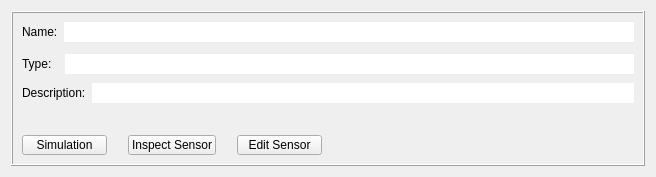
<?xml version="1.0" encoding="UTF-8"?>
<ui version="4.0">
 <class>InfoWidget</class>
 <widget class="QWidget" name="InfoWidget">
  <property name="windowModality">
   <enum>Qt::WindowModality::ApplicationModal</enum>
  </property>
  <property name="geometry">
   <rect>
    <x>0</x>
    <y>0</y>
    <width>656</width>
    <height>177</height>
   </rect>
  </property>
  <property name="sizePolicy">
   <sizepolicy hsizetype="Preferred" vsizetype="MinimumExpanding">
    <horstretch>0</horstretch>
    <verstretch>0</verstretch>
   </sizepolicy>
  </property>
  <property name="minimumSize">
   <size>
    <width>450</width>
    <height>137</height>
   </size>
  </property>
  <property name="maximumSize">
   <size>
    <width>16777215</width>
    <height>16777215</height>
   </size>
  </property>
  <property name="windowTitle">
   <string>Dialog</string>
  </property>
  <layout class="QGridLayout" name="gridLayout">
   <item row="0" column="0">
    <widget class="QFrame" name="frame">
     <property name="minimumSize">
      <size>
       <width>0</width>
       <height>120</height>
      </size>
     </property>
     <property name="layoutDirection">
      <enum>Qt::LayoutDirection::LeftToRight</enum>
     </property>
     <property name="frameShape">
      <enum>QFrame::Shape::Box</enum>
     </property>
     <property name="frameShadow">
      <enum>QFrame::Shadow::Raised</enum>
     </property>
     <layout class="QVBoxLayout" name="verticalLayout">
      <item>
       <layout class="QHBoxLayout" name="horizontalLayout_name">
        <property name="sizeConstraint">
         <enum>QLayout::SizeConstraint::SetMaximumSize</enum>
        </property>
        <item>
         <widget class="QLabel" name="NameLabel">
          <property name="sizePolicy">
           <sizepolicy hsizetype="Preferred" vsizetype="Fixed">
            <horstretch>0</horstretch>
            <verstretch>0</verstretch>
           </sizepolicy>
          </property>
          <property name="maximumSize">
           <size>
            <width>16777215</width>
            <height>30</height>
           </size>
          </property>
          <property name="text">
           <string>Name:</string>
          </property>
         </widget>
        </item>
        <item>
         <widget class="QTextEdit" name="NameDisplay">
          <property name="sizePolicy">
           <sizepolicy hsizetype="Expanding" vsizetype="Fixed">
            <horstretch>0</horstretch>
            <verstretch>0</verstretch>
           </sizepolicy>
          </property>
          <property name="minimumSize">
           <size>
            <width>0</width>
            <height>20</height>
           </size>
          </property>
          <property name="maximumSize">
           <size>
            <width>16777215</width>
            <height>20</height>
           </size>
          </property>
          <property name="frameShape">
           <enum>QFrame::Shape::NoFrame</enum>
          </property>
          <property name="frameShadow">
           <enum>QFrame::Shadow::Sunken</enum>
          </property>
          <property name="lineWidth">
           <number>0</number>
          </property>
          <property name="verticalScrollBarPolicy">
           <enum>Qt::ScrollBarPolicy::ScrollBarAlwaysOff</enum>
          </property>
          <property name="horizontalScrollBarPolicy">
           <enum>Qt::ScrollBarPolicy::ScrollBarAlwaysOff</enum>
          </property>
          <property name="lineWrapMode">
           <enum>QTextEdit::LineWrapMode::WidgetWidth</enum>
          </property>
          <property name="readOnly">
           <bool>true</bool>
          </property>
          <property name="html">
           <string>&lt;!DOCTYPE HTML PUBLIC &quot;-//W3C//DTD HTML 4.0//EN&quot; &quot;http://www.w3.org/TR/REC-html40/strict.dtd&quot;&gt;
&lt;html&gt;&lt;head&gt;&lt;meta name=&quot;qrichtext&quot; content=&quot;1&quot; /&gt;&lt;meta charset=&quot;utf-8&quot; /&gt;&lt;style type=&quot;text/css&quot;&gt;
p, li { white-space: pre-wrap; }
hr { height: 1px; border-width: 0; }
li.unchecked::marker { content: &quot;\2610&quot;; }
li.checked::marker { content: &quot;\2612&quot;; }
&lt;/style&gt;&lt;/head&gt;&lt;body style=&quot; font-family:'Noto Sans'; font-size:10pt; font-weight:400; font-style:normal;&quot;&gt;
&lt;p style=&quot;-qt-paragraph-type:empty; margin-top:0px; margin-bottom:0px; margin-left:0px; margin-right:0px; -qt-block-indent:0; text-indent:0px; font-family:'Segoe UI'; font-size:9pt;&quot;&gt;&lt;br /&gt;&lt;/p&gt;&lt;/body&gt;&lt;/html&gt;</string>
          </property>
         </widget>
        </item>
       </layout>
      </item>
      <item>
       <spacer name="verticalSpacer_3">
        <property name="orientation">
         <enum>Qt::Orientation::Vertical</enum>
        </property>
        <property name="sizeType">
         <enum>QSizePolicy::Policy::Fixed</enum>
        </property>
        <property name="sizeHint" stdset="0">
         <size>
          <width>20</width>
          <height>3</height>
         </size>
        </property>
       </spacer>
      </item>
      <item>
       <layout class="QHBoxLayout" name="horizontalLayout_type">
        <item>
         <widget class="QLabel" name="TypeLabel">
          <property name="sizePolicy">
           <sizepolicy hsizetype="Preferred" vsizetype="Fixed">
            <horstretch>0</horstretch>
            <verstretch>0</verstretch>
           </sizepolicy>
          </property>
          <property name="minimumSize">
           <size>
            <width>0</width>
            <height>20</height>
           </size>
          </property>
          <property name="maximumSize">
           <size>
            <width>16777215</width>
            <height>30</height>
           </size>
          </property>
          <property name="text">
           <string>Type:</string>
          </property>
         </widget>
        </item>
        <item>
         <spacer name="verticalSpacer">
          <property name="orientation">
           <enum>Qt::Orientation::Vertical</enum>
          </property>
          <property name="sizeType">
           <enum>QSizePolicy::Policy::Fixed</enum>
          </property>
          <property name="sizeHint" stdset="0">
           <size>
            <width>7</width>
            <height>26</height>
           </size>
          </property>
         </spacer>
        </item>
        <item>
         <widget class="QTextEdit" name="TypeDisplay">
          <property name="sizePolicy">
           <sizepolicy hsizetype="Expanding" vsizetype="Fixed">
            <horstretch>0</horstretch>
            <verstretch>0</verstretch>
           </sizepolicy>
          </property>
          <property name="minimumSize">
           <size>
            <width>0</width>
            <height>20</height>
           </size>
          </property>
          <property name="maximumSize">
           <size>
            <width>16777215</width>
            <height>20</height>
           </size>
          </property>
          <property name="frameShape">
           <enum>QFrame::Shape::NoFrame</enum>
          </property>
          <property name="frameShadow">
           <enum>QFrame::Shadow::Plain</enum>
          </property>
          <property name="lineWidth">
           <number>0</number>
          </property>
          <property name="verticalScrollBarPolicy">
           <enum>Qt::ScrollBarPolicy::ScrollBarAlwaysOff</enum>
          </property>
          <property name="horizontalScrollBarPolicy">
           <enum>Qt::ScrollBarPolicy::ScrollBarAlwaysOff</enum>
          </property>
          <property name="readOnly">
           <bool>true</bool>
          </property>
         </widget>
        </item>
       </layout>
      </item>
      <item>
       <layout class="QHBoxLayout" name="horizontalLayout">
        <item>
         <widget class="QLabel" name="label">
          <property name="text">
           <string>Description:</string>
          </property>
         </widget>
        </item>
        <item>
         <widget class="QTextEdit" name="DescDisplay">
          <property name="sizePolicy">
           <sizepolicy hsizetype="Expanding" vsizetype="Fixed">
            <horstretch>0</horstretch>
            <verstretch>0</verstretch>
           </sizepolicy>
          </property>
          <property name="minimumSize">
           <size>
            <width>0</width>
            <height>20</height>
           </size>
          </property>
          <property name="maximumSize">
           <size>
            <width>16777215</width>
            <height>20</height>
           </size>
          </property>
          <property name="accessibleName">
           <string/>
          </property>
          <property name="frameShape">
           <enum>QFrame::Shape::NoFrame</enum>
          </property>
          <property name="frameShadow">
           <enum>QFrame::Shadow::Plain</enum>
          </property>
          <property name="lineWidth">
           <number>0</number>
          </property>
          <property name="verticalScrollBarPolicy">
           <enum>Qt::ScrollBarPolicy::ScrollBarAlwaysOff</enum>
          </property>
          <property name="horizontalScrollBarPolicy">
           <enum>Qt::ScrollBarPolicy::ScrollBarAlwaysOff</enum>
          </property>
          <property name="readOnly">
           <bool>true</bool>
          </property>
         </widget>
        </item>
       </layout>
      </item>
      <item>
       <spacer name="verticalSpacer_2">
        <property name="orientation">
         <enum>Qt::Orientation::Vertical</enum>
        </property>
        <property name="sizeType">
         <enum>QSizePolicy::Policy::Expanding</enum>
        </property>
        <property name="sizeHint" stdset="0">
         <size>
          <width>20</width>
          <height>50</height>
         </size>
        </property>
       </spacer>
      </item>
      <item>
       <layout class="QVBoxLayout" name="widgetLayout">
        <property name="sizeConstraint">
         <enum>QLayout::SizeConstraint::SetMinimumSize</enum>
        </property>
       </layout>
      </item>
      <item>
       <layout class="QHBoxLayout" name="buttonLayout">
        <item>
         <widget class="QPushButton" name="btn_simulation">
          <property name="minimumSize">
           <size>
            <width>85</width>
            <height>20</height>
           </size>
          </property>
          <property name="maximumSize">
           <size>
            <width>16777215</width>
            <height>16777215</height>
           </size>
          </property>
          <property name="text">
           <string>Simulation</string>
          </property>
         </widget>
        </item>
        <item>
         <spacer name="horizontalSpacer">
          <property name="orientation">
           <enum>Qt::Orientation::Horizontal</enum>
          </property>
          <property name="sizeType">
           <enum>QSizePolicy::Policy::Fixed</enum>
          </property>
          <property name="sizeHint" stdset="0">
           <size>
            <width>15</width>
            <height>20</height>
           </size>
          </property>
         </spacer>
        </item>
        <item>
         <widget class="QPushButton" name="btn_inspect">
          <property name="minimumSize">
           <size>
            <width>85</width>
            <height>20</height>
           </size>
          </property>
          <property name="maximumSize">
           <size>
            <width>16777215</width>
            <height>16777215</height>
           </size>
          </property>
          <property name="text">
           <string>Inspect Sensor</string>
          </property>
         </widget>
        </item>
        <item>
         <spacer name="horizontalSpacer_3">
          <property name="orientation">
           <enum>Qt::Orientation::Horizontal</enum>
          </property>
          <property name="sizeType">
           <enum>QSizePolicy::Policy::Fixed</enum>
          </property>
          <property name="sizeHint" stdset="0">
           <size>
            <width>15</width>
            <height>20</height>
           </size>
          </property>
         </spacer>
        </item>
        <item>
         <widget class="QPushButton" name="btn_edit">
          <property name="minimumSize">
           <size>
            <width>85</width>
            <height>20</height>
           </size>
          </property>
          <property name="text">
           <string>Edit Sensor</string>
          </property>
         </widget>
        </item>
        <item>
         <spacer name="horizontalSpacer_2">
          <property name="orientation">
           <enum>Qt::Orientation::Horizontal</enum>
          </property>
          <property name="sizeHint" stdset="0">
           <size>
            <width>40</width>
            <height>20</height>
           </size>
          </property>
         </spacer>
        </item>
       </layout>
      </item>
     </layout>
    </widget>
   </item>
  </layout>
 </widget>
 <resources/>
 <connections/>
</ui>
